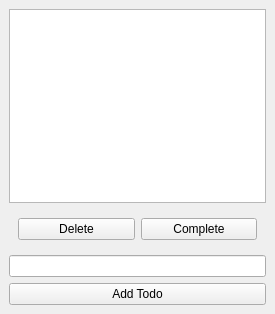
<?xml version="1.0" encoding="UTF-8"?>
<ui version="4.0">
 <class>MainWindow</class>
 <widget class="QMainWindow" name="MainWindow">
  <property name="geometry">
   <rect>
    <x>0</x>
    <y>0</y>
    <width>275</width>
    <height>314</height>
   </rect>
  </property>
  <property name="windowTitle">
   <string>Todo</string>
  </property>
  <widget class="QWidget" name="centralwidget">
   <layout class="QVBoxLayout" name="verticalLayout">
    <item>
     <widget class="QListView" name="todoView">
      <property name="selectionMode">
       <enum>QAbstractItemView::SingleSelection</enum>
      </property>
     </widget>
    </item>
    <item>
     <widget class="QWidget" name="widget" native="true">
      <layout class="QHBoxLayout" name="horizontalLayout">
       <item>
        <widget class="QPushButton" name="deleteButton">
         <property name="text">
          <string>Delete</string>
         </property>
        </widget>
       </item>
       <item>
        <widget class="QPushButton" name="completeButton">
         <property name="text">
          <string>Complete</string>
         </property>
        </widget>
       </item>
      </layout>
     </widget>
    </item>
    <item>
     <widget class="QLineEdit" name="todoEdit"/>
    </item>
    <item>
     <widget class="QPushButton" name="addButton">
      <property name="text">
       <string>Add Todo</string>
      </property>
     </widget>
    </item>
   </layout>
  </widget>
 </widget>
 <resources/>
 <connections/>
</ui>
